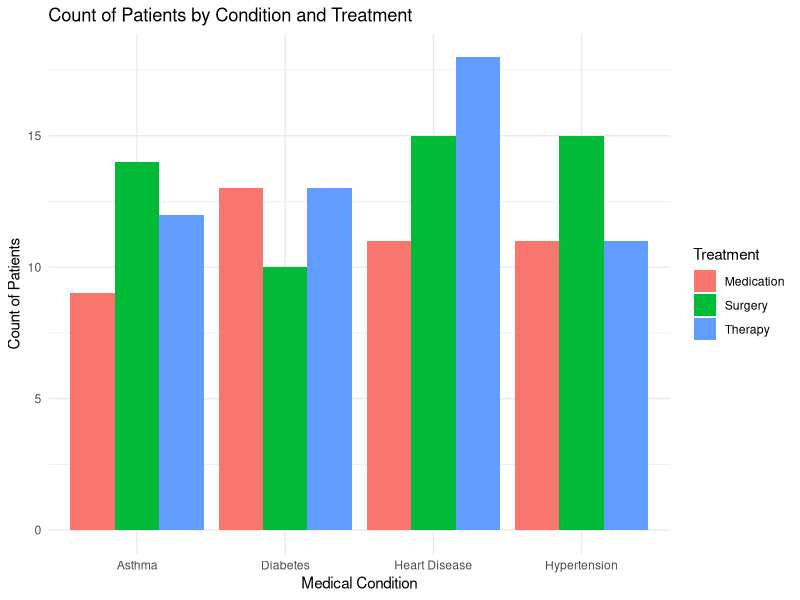
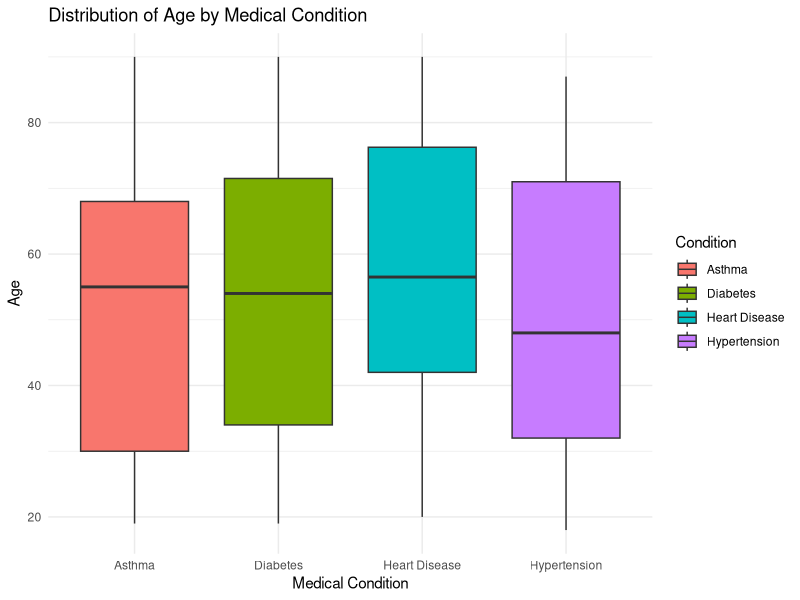

These charts were generated, in order, by the following R code:
# Advanced_Medical_Data_Analysis.R

# 1. Import Libraries
library(tidyverse)

# 2. Simulate Medical Data
set.seed(456)
n <- 200
patient_data <- data.frame(
  PatientID = seq(1, n),
  Age = sample(18:90, n, replace = TRUE),
  Sex = sample(c("Male", "Female"), n, replace = TRUE),
  Condition = sample(c("Heart Disease", "Diabetes", "Hypertension", "Asthma"), n, replace = TRUE),
  Treatment = sample(c("Medication", "Surgery", "Therapy", "None"), n, replace = TRUE)
)

# 3. Data Pre-Processing
filtered_data <- patient_data %>% 
  filter(Treatment != 'None')

# 4. Exploratory Data Analysis (EDA)
summary_stats <- summary(filtered_data)

# Count of patients by condition and treatment
condition_treatment_count <- filtered_data %>%
  group_by(Condition, Treatment) %>%
  summarise(Count = n())

# 5. Advanced Data Visualization

# Bar chart for the count of patients by condition and treatment
bar_chart <- ggplot(condition_treatment_count, aes(x = Condition, y = Count, fill = Treatment)) +
  geom_bar(stat = "identity", position = "dodge") +
  labs(title = "Count of Patients by Condition and Treatment",
       x = "Medical Condition",
       y = "Count of Patients") +
  theme_minimal()

# Boxplot for the distribution of age by medical condition
box_plot <- ggplot(filtered_data, aes(x = Condition, y = Age, fill = Condition)) +
  geom_boxplot() +
  labs(title = "Distribution of Age by Medical Condition",
       x = "Medical Condition",
       y = "Age") +
  theme_minimal()

# Display Plots
print(bar_chart)
print(box_plot)
